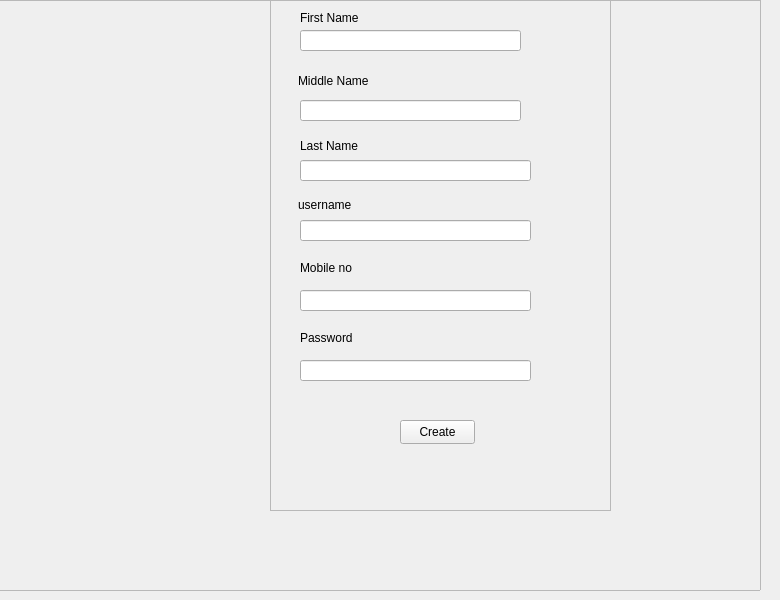
        <widget class="QWidget" name="page_10">
         <widget class="QFrame" name="outerFrame_2">
          <property name="geometry">
           <rect>
            <x>-10</x>
            <y>0</y>
            <width>771</width>
            <height>591</height>
           </rect>
          </property>
          <property name="styleSheet">
           <string notr="true">#outerFrame_2 {
    background-image: url(:/background/frame.png);
}</string>
          </property>
          <property name="frameShape">
           <enum>QFrame::StyledPanel</enum>
          </property>
          <property name="frameShadow">
           <enum>QFrame::Raised</enum>
          </property>
          <widget class="QFrame" name="innerFrame_4">
           <property name="geometry">
            <rect>
             <x>280</x>
             <y>0</y>
             <width>341</width>
             <height>511</height>
            </rect>
           </property>
           <property name="styleSheet">
            <string notr="true"/>
           </property>
           <property name="frameShape">
            <enum>QFrame::StyledPanel</enum>
           </property>
           <property name="frameShadow">
            <enum>QFrame::Raised</enum>
           </property>
           <widget class="QLineEdit" name="lineEdit_10">
            <property name="geometry">
             <rect>
              <x>30</x>
              <y>30</y>
              <width>221</width>
              <height>21</height>
             </rect>
            </property>
           </widget>
           <widget class="QLineEdit" name="lineEdit_11">
            <property name="geometry">
             <rect>
              <x>30</x>
              <y>100</y>
              <width>221</width>
              <height>21</height>
             </rect>
            </property>
           </widget>
           <widget class="QLineEdit" name="lineEdit_12">
            <property name="geometry">
             <rect>
              <x>30</x>
              <y>160</y>
              <width>231</width>
              <height>21</height>
             </rect>
            </property>
           </widget>
           <widget class="QLineEdit" name="lineEdit_13">
            <property name="geometry">
             <rect>
              <x>30</x>
              <y>220</y>
              <width>231</width>
              <height>21</height>
             </rect>
            </property>
           </widget>
           <widget class="QLineEdit" name="lineEdit_14">
            <property name="geometry">
             <rect>
              <x>30</x>
              <y>290</y>
              <width>231</width>
              <height>21</height>
             </rect>
            </property>
           </widget>
           <widget class="QLabel" name="label_19">
            <property name="geometry">
             <rect>
              <x>30</x>
              <y>10</y>
              <width>61</width>
              <height>16</height>
             </rect>
            </property>
            <property name="text">
             <string>First Name</string>
            </property>
           </widget>
           <widget class="QLabel" name="label_20">
            <property name="geometry">
             <rect>
              <x>28</x>
              <y>70</y>
              <width>81</width>
              <height>21</height>
             </rect>
            </property>
            <property name="text">
             <string>Middle Name</string>
            </property>
           </widget>
           <widget class="QLabel" name="label_21">
            <property name="geometry">
             <rect>
              <x>30</x>
              <y>135</y>
              <width>71</width>
              <height>21</height>
             </rect>
            </property>
            <property name="text">
             <string>Last Name</string>
            </property>
           </widget>
           <widget class="QLabel" name="label_22">
            <property name="geometry">
             <rect>
              <x>28</x>
              <y>195</y>
              <width>61</width>
              <height>20</height>
             </rect>
            </property>
            <property name="text">
             <string>username</string>
            </property>
           </widget>
           <widget class="QLabel" name="label_23">
            <property name="geometry">
             <rect>
              <x>30</x>
              <y>260</y>
              <width>71</width>
              <height>16</height>
             </rect>
            </property>
            <property name="text">
             <string>Mobile no</string>
            </property>
           </widget>
           <widget class="QLabel" name="label_24">
            <property name="geometry">
             <rect>
              <x>30</x>
              <y>330</y>
              <width>71</width>
              <height>16</height>
             </rect>
            </property>
            <property name="text">
             <string>Password</string>
            </property>
           </widget>
           <widget class="QLineEdit" name="lineEdit_15">
            <property name="geometry">
             <rect>
              <x>30</x>
              <y>360</y>
              <width>231</width>
              <height>21</height>
             </rect>
            </property>
           </widget>
           <widget class="QPushButton" name="pushButtoncreate_2">
            <property name="geometry">
             <rect>
              <x>130</x>
              <y>420</y>
              <width>75</width>
              <height>24</height>
             </rect>
            </property>
            <property name="text">
             <string>Create</string>
            </property>
           </widget>
          </widget>
         </widget>
        </widget>
